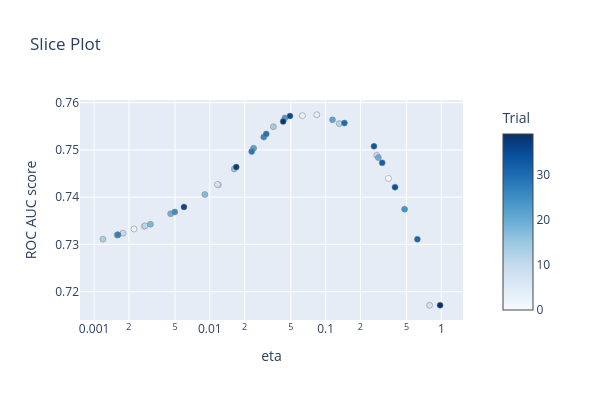

The code cell stored with this chart in its notebook:
### Code cell
from optuna.visualization import plot_slice

fig = plot_slice(study, target=lambda trial: trial.values[0], target_name='ROC AUC score')
fig.update_layout(height=400, width=600)

### Figure 1 — Plotly figure (JSON) as saved in the notebook; plotly's stock layout.template omitted (floating-point values rounded to 4 significant figures)
{"data": [{"marker": {"color": [0, 1, 2, 3, 4, 5, 6, 7, 8, 9, 10, 11, 12, 13, 14, 15, 16, 17, 18, 19, 20, 21, 22, 23, 24, 25, 26, 27, 28, 29, 30, 31, 32, 33, 34, 35, 36, 37, 38, 39], "colorbar": {"title": {"text": "Trial"}, "x": 1, "xpad": 40, "y": 0.5}, "colorscale": [[0, "rgb(247,251,255)"], [0.125, "rgb(222,235,247)"], [0.25, "rgb(198,219,239)"], [0.375, "rgb(158,202,225)"], [0.5, "rgb(107,174,214)"], [0.625, "rgb(66,146,198)"], [0.75, "rgb(33,113,181)"], [0.875, "rgb(8,81,156)"], [1, "rgb(8,48,107)"]], "line": {"color": "Grey", "width": 0.5}}, "mode": "markers", "name": "Feasible Trial", "showlegend": false, "type": "scatter", "x": [0.3488, 0.002709, 0.002211, 0.06306, 0.08398, 0.001577, 0.01186, 0.01164, 0.7918, 0.2764, 0.001776, 0.002755, 0.1312, 0.001191, 0.0354, 0.001594, 0.01623, 0.009057, 0.003066, 0.004584, 0.2854, 0.1147, 0.02388, 0.04453, 0.4814, 0.004975, 0.02924, 0.001606, 0.02299, 0.0307, 0.1454, 0.6209, 0.3084, 0.2619, 0.398, 0.04926, 0.005977, 0.0169, 0.04299, 0.9757], "y": [0.7439, 0.7338, 0.7333, 0.7572, 0.7574, 0.732, 0.7426, 0.7427, 0.7171, 0.7489, 0.7324, 0.7339, 0.7556, 0.7311, 0.7549, 0.732, 0.746, 0.7405, 0.7343, 0.7365, 0.7484, 0.7564, 0.7504, 0.7568, 0.7375, 0.7369, 0.7527, 0.732, 0.7496, 0.7534, 0.7557, 0.7311, 0.7473, 0.7507, 0.7421, 0.7572, 0.7379, 0.7464, 0.756, 0.7171]}], "layout": {"height": 400, "title": {"text": "Slice Plot"}, "width": 600, "xaxis": {"autorange": true, "range": [-3.122, 0.1872], "title": {"text": "eta"}, "type": "log"}, "yaxis": {"autorange": true, "range": [0.714, 0.7606], "title": {"text": "ROC AUC score"}, "type": "linear"}}}
